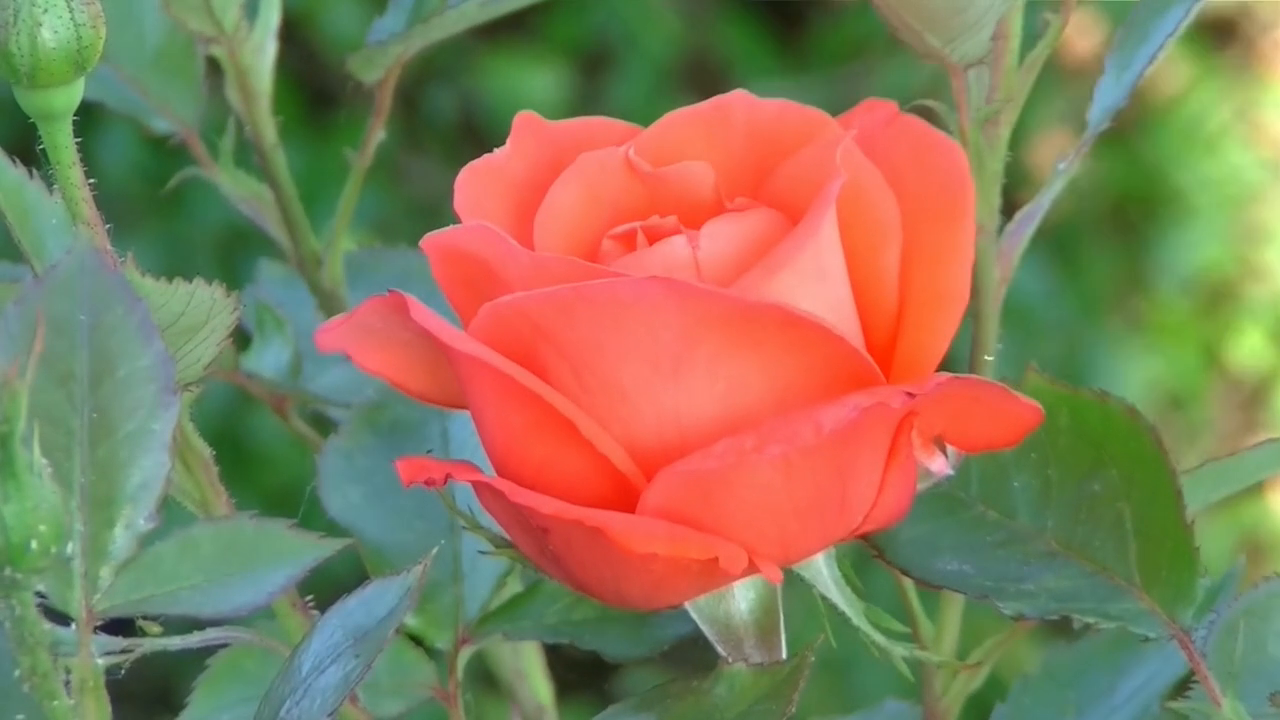
#> input picture frame 32 of main/video.mp4, 1280 x 720 px
$ python cartoon.py
#> lines starting #> are read from the running program, lines starting #| are printed output that depends on the picture
#> further down, frame is the input picture: shape (720, 1280, 3); mean B, G, R 89.5, 123, 136.2
import cv2

def cartoonize_frame(frame):
    gray = cv2.cvtColor(frame, cv2.COLOR_BGR2GRAY)
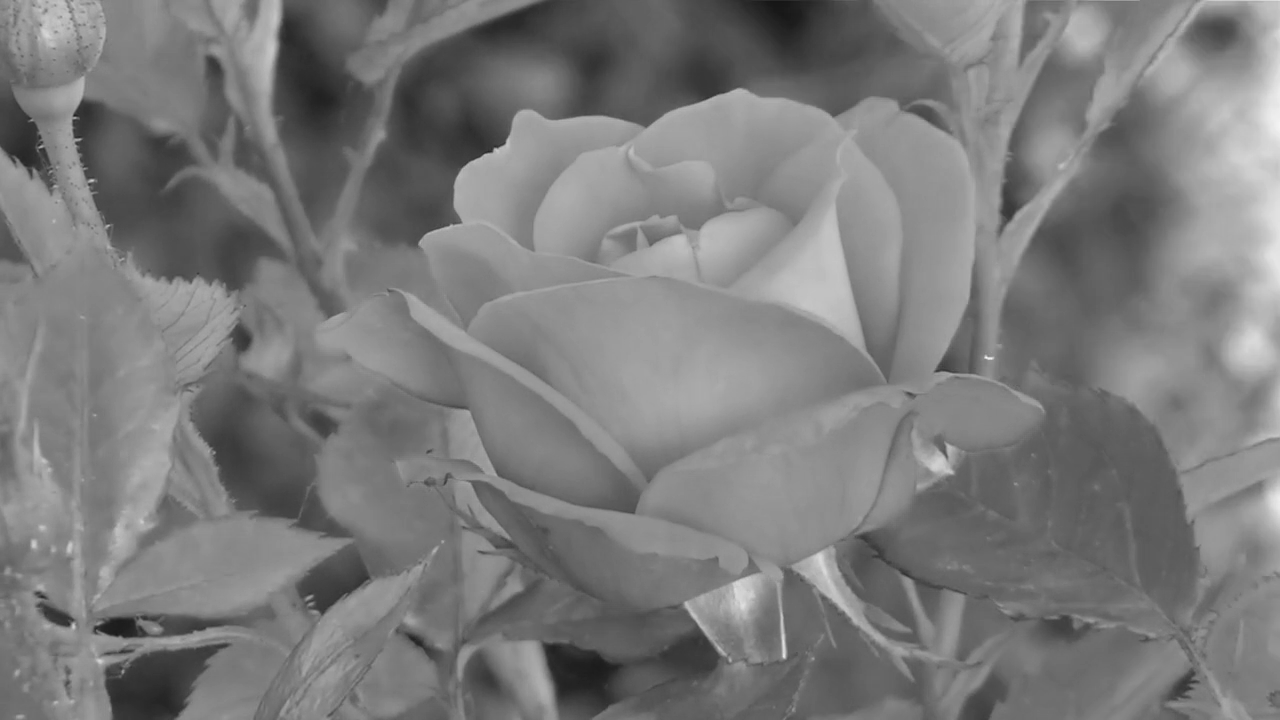
#> gray: shape (720, 1280); min 22, max 245, mean 123.1
    gray = cv2.medianBlur(gray, 5)
    edges = cv2.adaptiveThreshold(gray, 255, cv2.ADAPTIVE_THRESH_MEAN_C,
                                  cv2.THRESH_BINARY, 9, 9)
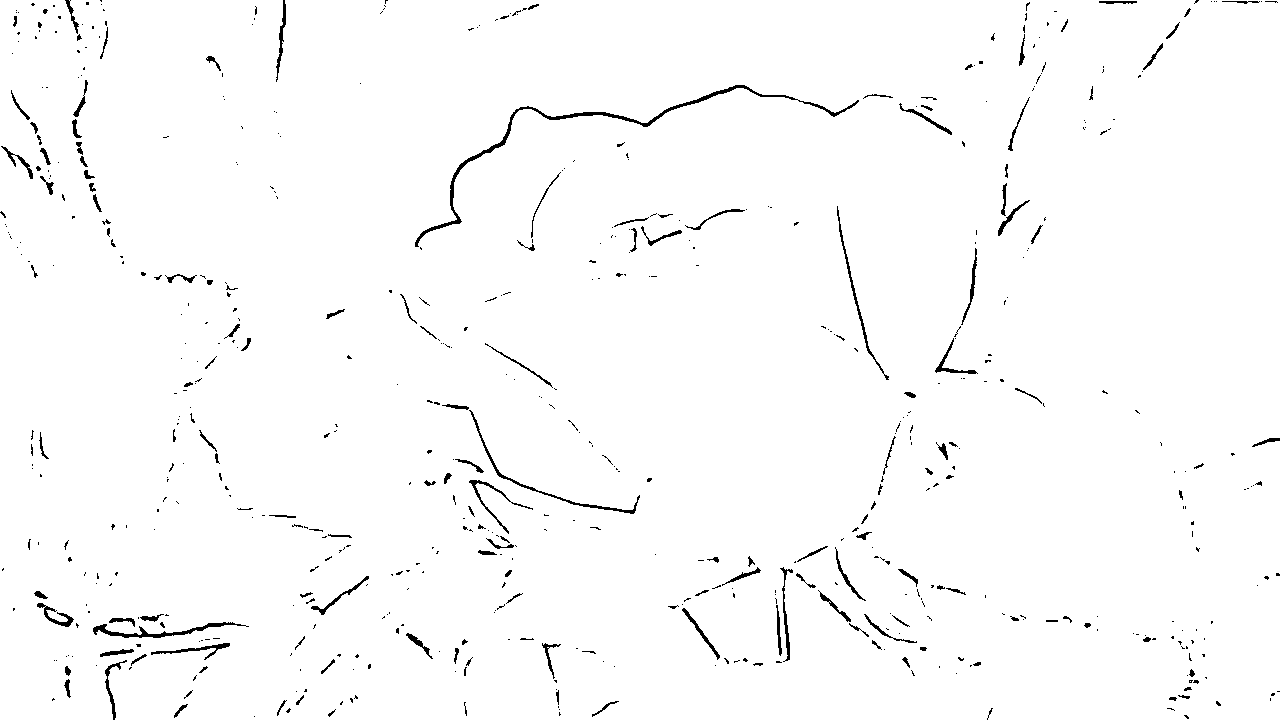
#> edges: shape (720, 1280); 98.3% white; black in thin lines or dots
    color = cv2.bilateralFilter(frame, 9, 250, 250)
    cartoon = cv2.bitwise_and(color, color, mask=edges)
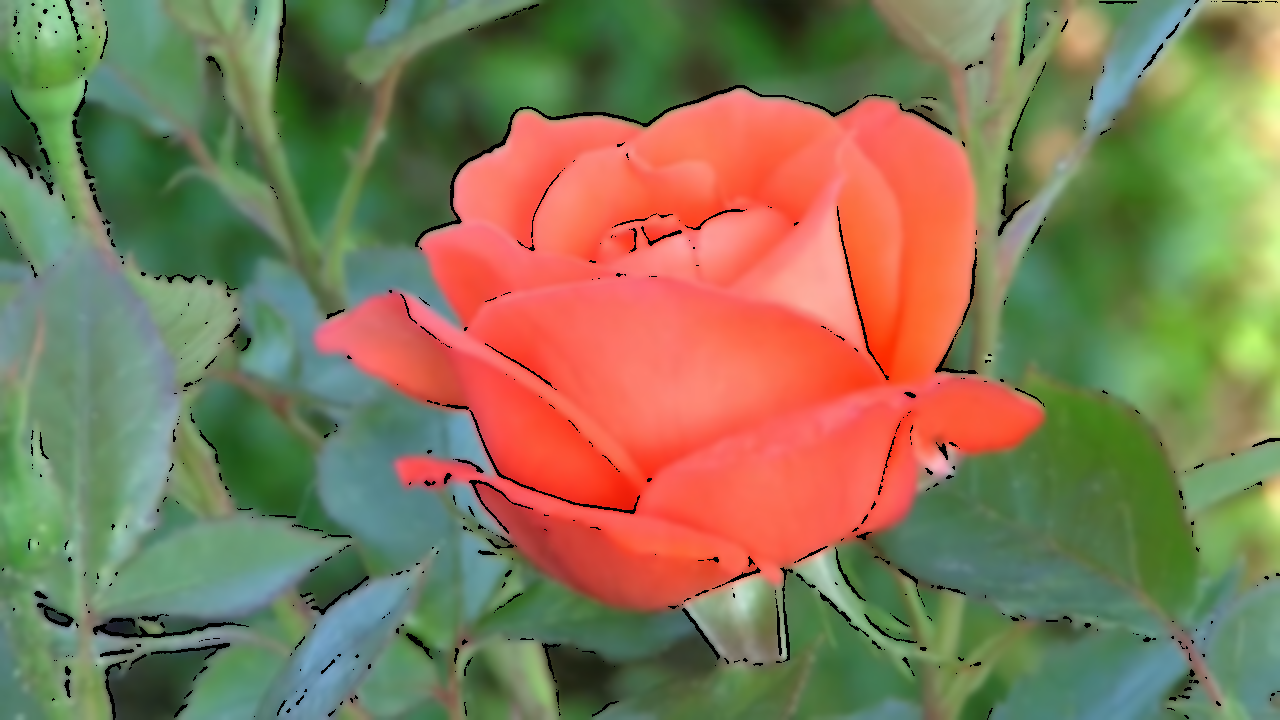
#> cartoon: shape (720, 1280, 3); mean B, G, R 88.2, 121.2, 134.1
    return cartoon

video_path = "video.mp4"
cap = cv2.VideoCapture(video_path)

fps = cap.get(cv2.CAP_PROP_FPS)
frame_width = int(cap.get(cv2.CAP_PROP_FRAME_WIDTH))
frame_height = int(cap.get(cv2.CAP_PROP_FRAME_HEIGHT))
out = cv2.VideoWriter('cartoon_video.avi', cv2.VideoWriter_fourcc(*'DIVX'), fps, (frame_width, frame_height))

while True:
    ret, frame = cap.read()
    if not ret:
        break

    cartoon_frame = cartoonize_frame(frame)

    out.write(cartoon_frame)

    cv2.imshow('Cartoon', cartoon_frame)

    if cv2.waitKey(1) & 0xFF == ord('q'):
#> (key q is pressed here)
        break

cap.release()
out.release()
cv2.destroyAllWindows()

$ run again, starting later in the video
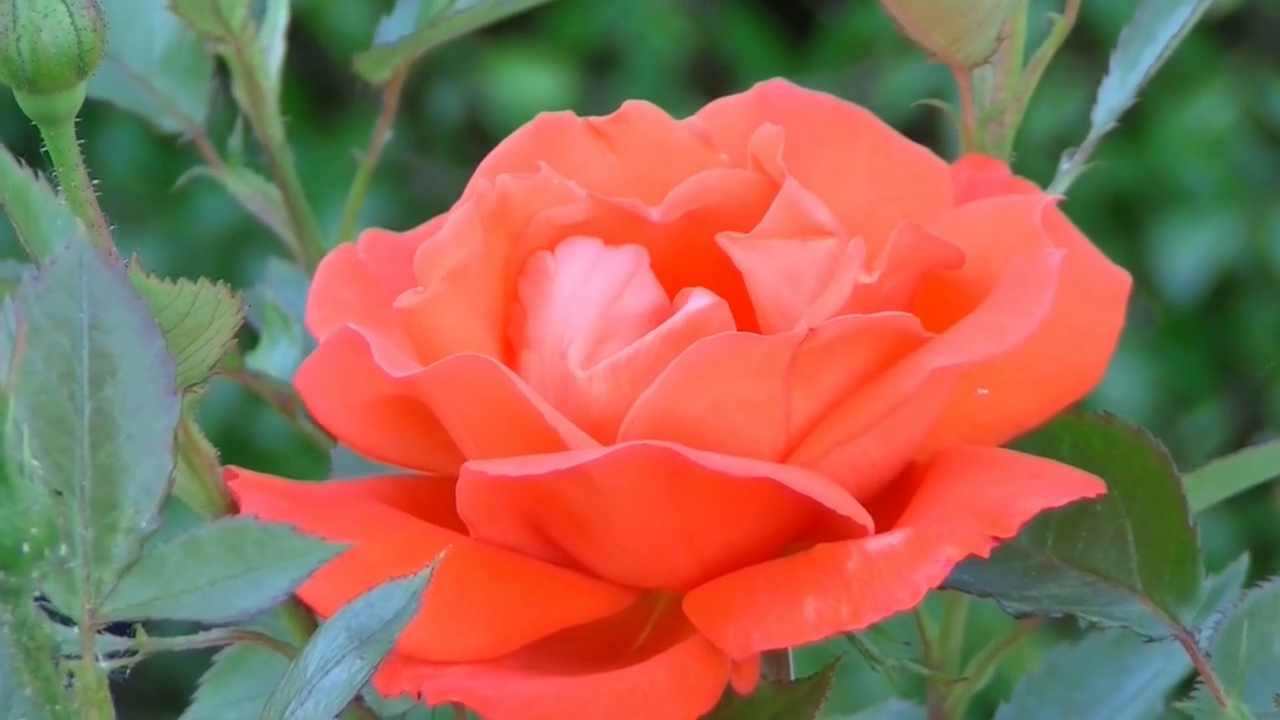
#> input picture frame 260 of main/video.mp4, 1280 x 720 px
#> frame is the input picture: shape (720, 1280, 3); mean B, G, R 84.6, 107.1, 151.2
#> in cartoonize_frame, `edges = cv2.adaptiveThreshold(gray, 255, cv2.ADAPTIVE_THRESH_MEAN_C, c..`:
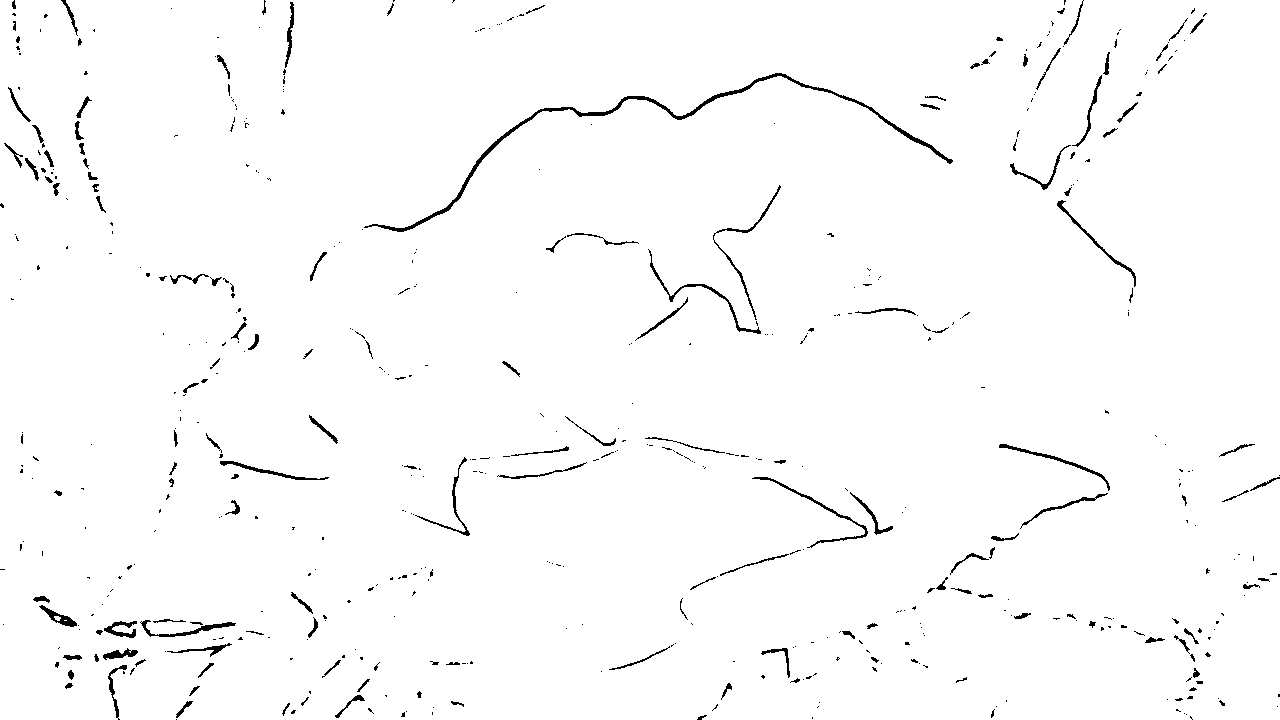
#> edges: shape (720, 1280); 98.2% white; black in thin lines or dots
#> in cartoonize_frame, `cartoon = cv2.bitwise_and(color, color, mask=edges)`:
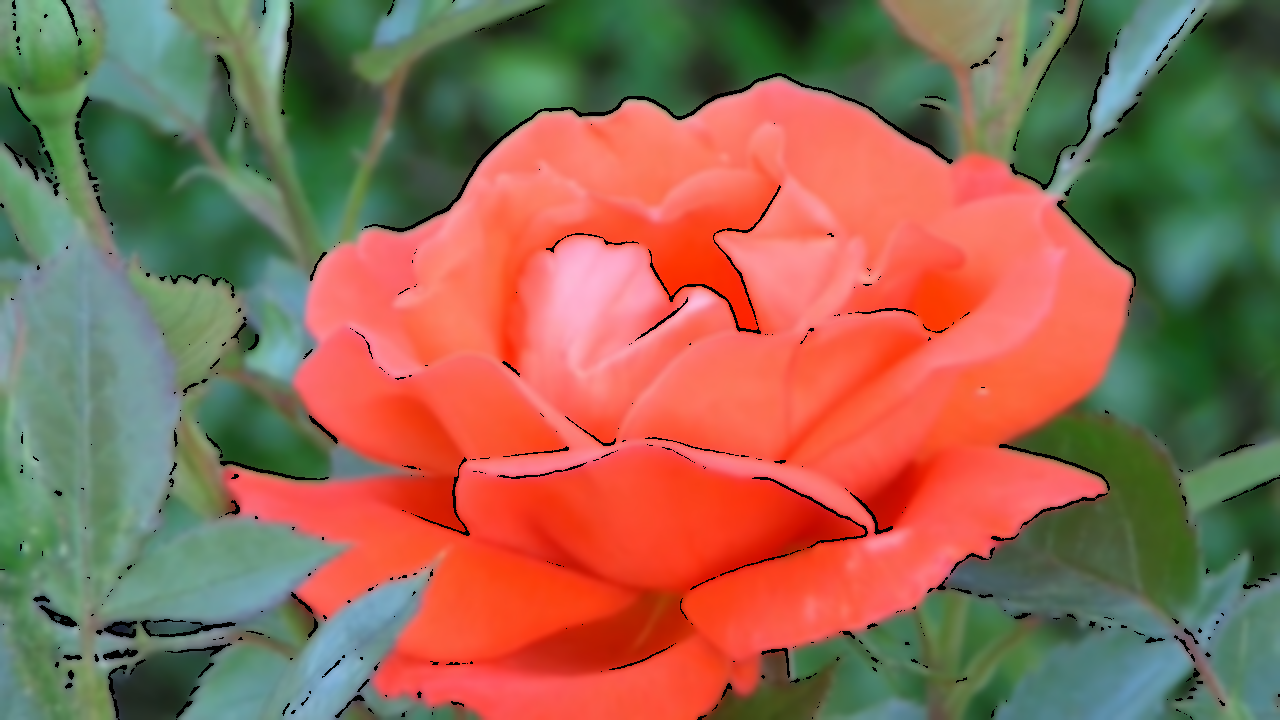
#> cartoon: shape (720, 1280, 3); mean B, G, R 83.3, 105.6, 149
